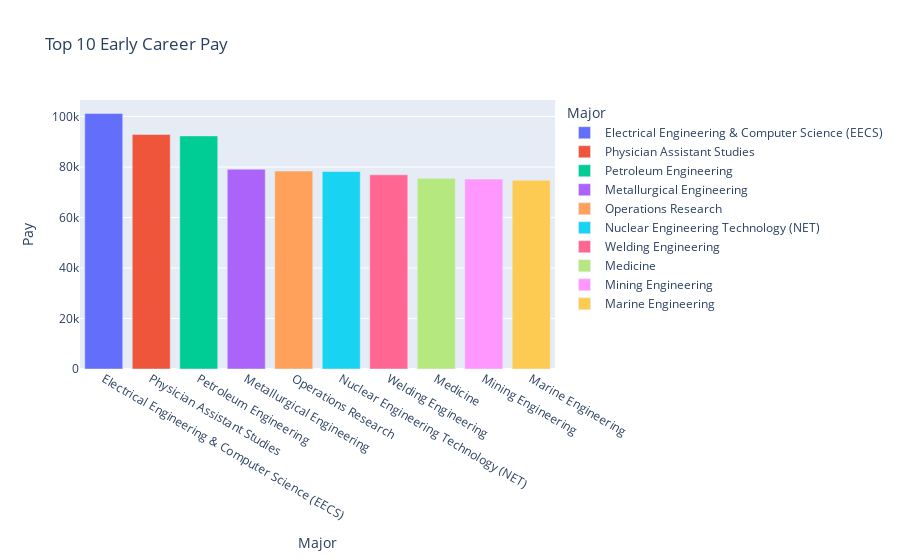

The notebook cell this image was saved under:
### Markdown cell above
<h1>Which jobs have the highest pay in their early-career?</h1>
    
The majors that paid the most when alumnis comes straight out of university are mainly engineering positions. These majors tend to focus on either natural resources or research in medicine.

### Code cell
top_10_early = df[['Major','Early-Career Pay']].sort_values('Early-Career Pay', ascending=False).head(10)
fig = px.bar(top_10_early, x=top_10_early['Major'], y=top_10_early['Early-Career Pay'], 
             title='Top 10 Early Career Pay' , color=top_10_early['Major'])
fig.update_layout(xaxis_title='Major', 
                          yaxis_title='Pay')
fig.show()

### Figure 1 — Plotly figure (JSON) as saved in the notebook; plotly's stock layout.template omitted (floating-point values rounded to 4 significant figures)
{"data": [{"alignmentgroup": "True", "hovertemplate": "Major=%{x}<br>Early-Career Pay=%{y}<extra></extra>", "legendgroup": "Electrical Engineering & Computer Science (EECS)", "marker": {"color": "#636efa"}, "name": "Electrical Engineering & Computer Science (EECS)", "offsetgroup": "Electrical Engineering & Computer Science (EECS)", "orientation": "v", "showlegend": true, "textposition": "auto", "type": "bar", "x": ["Electrical Engineering & Computer Science (EECS)"], "xaxis": "x", "y": [101200], "yaxis": "y"}, {"alignmentgroup": "True", "hovertemplate": "Major=%{x}<br>Early-Career Pay=%{y}<extra></extra>", "legendgroup": "Physician Assistant Studies", "marker": {"color": "#EF553B"}, "name": "Physician Assistant Studies", "offsetgroup": "Physician Assistant Studies", "orientation": "v", "showlegend": true, "textposition": "auto", "type": "bar", "x": ["Physician Assistant Studies"], "xaxis": "x", "y": [92900], "yaxis": "y"}, {"alignmentgroup": "True", "hovertemplate": "Major=%{x}<br>Early-Career Pay=%{y}<extra></extra>", "legendgroup": "Petroleum Engineering", "marker": {"color": "#00cc96"}, "name": "Petroleum Engineering", "offsetgroup": "Petroleum Engineering", "orientation": "v", "showlegend": true, "textposition": "auto", "type": "bar", "x": ["Petroleum Engineering"], "xaxis": "x", "y": [92300], "yaxis": "y"}, {"alignmentgroup": "True", "hovertemplate": "Major=%{x}<br>Early-Career Pay=%{y}<extra></extra>", "legendgroup": "Metallurgical Engineering", "marker": {"color": "#ab63fa"}, "name": "Metallurgical Engineering", "offsetgroup": "Metallurgical Engineering", "orientation": "v", "showlegend": true, "textposition": "auto", "type": "bar", "x": ["Metallurgical Engineering"], "xaxis": "x", "y": [79100], "yaxis": "y"}, {"alignmentgroup": "True", "hovertemplate": "Major=%{x}<br>Early-Career Pay=%{y}<extra></extra>", "legendgroup": "Operations Research", "marker": {"color": "#FFA15A"}, "name": "Operations Research", "offsetgroup": "Operations Research", "orientation": "v", "showlegend": true, "textposition": "auto", "type": "bar", "x": ["Operations Research"], "xaxis": "x", "y": [78400], "yaxis": "y"}, {"alignmentgroup": "True", "hovertemplate": "Major=%{x}<br>Early-Career Pay=%{y}<extra></extra>", "legendgroup": "Nuclear Engineering Technology (NET)", "marker": {"color": "#19d3f3"}, "name": "Nuclear Engineering Technology (NET)", "offsetgroup": "Nuclear Engineering Technology (NET)", "orientation": "v", "showlegend": true, "textposition": "auto", "type": "bar", "x": ["Nuclear Engineering Technology (NET)"], "xaxis": "x", "y": [78200], "yaxis": "y"}, {"alignmentgroup": "True", "hovertemplate": "Major=%{x}<br>Early-Career Pay=%{y}<extra></extra>", "legendgroup": "Welding Engineering", "marker": {"color": "#FF6692"}, "name": "Welding Engineering", "offsetgroup": "Welding Engineering", "orientation": "v", "showlegend": true, "textposition": "auto", "type": "bar", "x": ["Welding Engineering"], "xaxis": "x", "y": [76900], "yaxis": "y"}, {"alignmentgroup": "True", "hovertemplate": "Major=%{x}<br>Early-Career Pay=%{y}<extra></extra>", "legendgroup": "Medicine", "marker": {"color": "#B6E880"}, "name": "Medicine", "offsetgroup": "Medicine", "orientation": "v", "showlegend": true, "textposition": "auto", "type": "bar", "x": ["Medicine"], "xaxis": "x", "y": [75500], "yaxis": "y"}, {"alignmentgroup": "True", "hovertemplate": "Major=%{x}<br>Early-Career Pay=%{y}<extra></extra>", "legendgroup": "Mining Engineering", "marker": {"color": "#FF97FF"}, "name": "Mining Engineering", "offsetgroup": "Mining Engineering", "orientation": "v", "showlegend": true, "textposition": "auto", "type": "bar", "x": ["Mining Engineering"], "xaxis": "x", "y": [75200], "yaxis": "y"}, {"alignmentgroup": "True", "hovertemplate": "Major=%{x}<br>Early-Career Pay=%{y}<extra></extra>", "legendgroup": "Marine Engineering", "marker": {"color": "#FECB52"}, "name": "Marine Engineering", "offsetgroup": "Marine Engineering", "orientation": "v", "showlegend": true, "textposition": "auto", "type": "bar", "x": ["Marine Engineering"], "xaxis": "x", "y": [74700], "yaxis": "y"}], "layout": {"barmode": "relative", "legend": {"title": {"text": "Major"}, "tracegroupgap": 0}, "title": {"text": "Top 10 Early Career Pay"}, "xaxis": {"anchor": "y", "categoryarray": ["Electrical Engineering & Computer Science (EECS)", "Physician Assistant Studies", "Petroleum Engineering", "Metallurgical Engineering", "Operations Research", "Nuclear Engineering Technology (NET)", "Welding Engineering", "Medicine", "Mining Engineering", "Marine Engineering"], "categoryorder": "array", "domain": [0, 1], "title": {"text": "Major"}}, "yaxis": {"anchor": "x", "domain": [0, 1], "title": {"text": "Pay"}}}}
